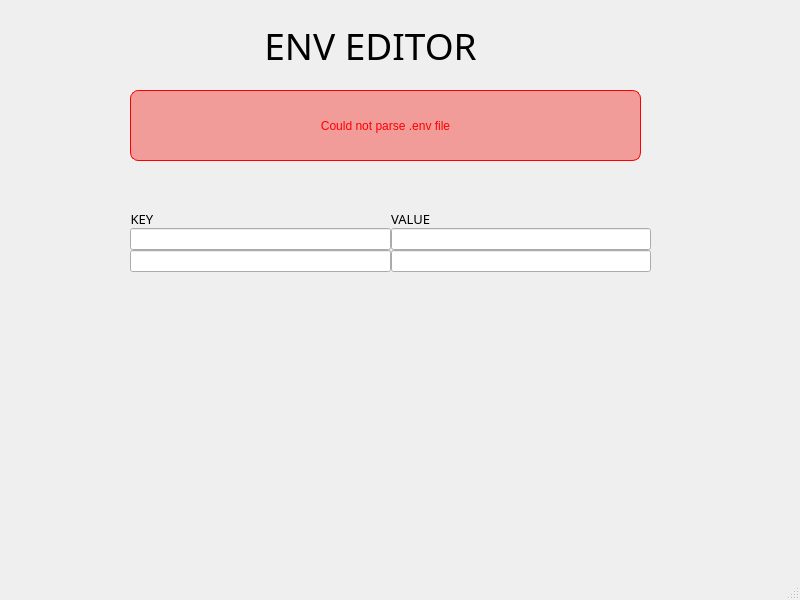
<?xml version="1.0" encoding="UTF-8"?>
<ui version="4.0">
 <class>MainWindow</class>
 <widget class="QMainWindow" name="MainWindow">
  <property name="geometry">
   <rect>
    <x>0</x>
    <y>0</y>
    <width>800</width>
    <height>600</height>
   </rect>
  </property>
  <property name="sizePolicy">
   <sizepolicy hsizetype="Preferred" vsizetype="Fixed">
    <horstretch>0</horstretch>
    <verstretch>0</verstretch>
   </sizepolicy>
  </property>
  <property name="windowTitle">
   <string>MainWindow</string>
  </property>
  <property name="layoutDirection">
   <enum>Qt::LeftToRight</enum>
  </property>
  <widget class="QWidget" name="centralwidget">
   <widget class="QLabel" name="Message">
    <property name="geometry">
     <rect>
      <x>130</x>
      <y>90</y>
      <width>511</width>
      <height>71</height>
     </rect>
    </property>
    <property name="styleSheet">
     <string notr="true">color: red;
border: 1px solid red;
border-radius: 8px;
background-color: rgba(245, 72, 66, 0.5);</string>
    </property>
    <property name="text">
     <string>Could not parse .env file</string>
    </property>
    <property name="alignment">
     <set>Qt::AlignCenter</set>
    </property>
   </widget>
   <widget class="QLabel" name="title">
    <property name="geometry">
     <rect>
      <x>250</x>
      <y>10</y>
      <width>241</width>
      <height>71</height>
     </rect>
    </property>
    <property name="font">
     <font>
      <family>Montserrat ExtraLight</family>
      <pointsize>28</pointsize>
     </font>
    </property>
    <property name="text">
     <string>ENV EDITOR</string>
    </property>
    <property name="alignment">
     <set>Qt::AlignCenter</set>
    </property>
   </widget>
   <widget class="QWidget" name="gridLayoutWidget">
    <property name="geometry">
     <rect>
      <x>130</x>
      <y>210</y>
      <width>521</width>
      <height>131</height>
     </rect>
    </property>
    <layout class="QGridLayout" name="gridLayout">
     <property name="sizeConstraint">
      <enum>QLayout::SetMinAndMaxSize</enum>
     </property>
     <property name="spacing">
      <number>0</number>
     </property>
     <item row="2" column="1">
      <widget class="QLineEdit" name="lineEdit_3">
       <property name="sizePolicy">
        <sizepolicy hsizetype="Expanding" vsizetype="Fixed">
         <horstretch>0</horstretch>
         <verstretch>0</verstretch>
        </sizepolicy>
       </property>
      </widget>
     </item>
     <item row="1" column="0">
      <widget class="QLineEdit" name="lineEdit_5">
       <property name="sizePolicy">
        <sizepolicy hsizetype="Expanding" vsizetype="Fixed">
         <horstretch>0</horstretch>
         <verstretch>0</verstretch>
        </sizepolicy>
       </property>
       <property name="styleSheet">
        <string notr="true"/>
       </property>
      </widget>
     </item>
     <item row="1" column="1">
      <widget class="QLineEdit" name="lineEdit_2">
       <property name="sizePolicy">
        <sizepolicy hsizetype="Expanding" vsizetype="Fixed">
         <horstretch>0</horstretch>
         <verstretch>0</verstretch>
        </sizepolicy>
       </property>
       <property name="sizeIncrement">
        <size>
         <width>0</width>
         <height>0</height>
        </size>
       </property>
       <property name="styleSheet">
        <string notr="true"/>
       </property>
      </widget>
     </item>
     <item row="2" column="0">
      <widget class="QLineEdit" name="lineEdit_4">
       <property name="sizePolicy">
        <sizepolicy hsizetype="Expanding" vsizetype="Fixed">
         <horstretch>0</horstretch>
         <verstretch>0</verstretch>
        </sizepolicy>
       </property>
       <property name="styleSheet">
        <string notr="true"/>
       </property>
      </widget>
     </item>
     <item row="0" column="0">
      <widget class="QLabel" name="label">
       <property name="sizePolicy">
        <sizepolicy hsizetype="Fixed" vsizetype="Fixed">
         <horstretch>0</horstretch>
         <verstretch>0</verstretch>
        </sizepolicy>
       </property>
       <property name="font">
        <font>
         <family>Montserrat Light</family>
         <pointsize>10</pointsize>
        </font>
       </property>
       <property name="text">
        <string>KEY</string>
       </property>
       <property name="alignment">
        <set>Qt::AlignCenter</set>
       </property>
      </widget>
     </item>
     <item row="0" column="1">
      <widget class="QLabel" name="label_2">
       <property name="font">
        <font>
         <family>Montserrat Light</family>
         <pointsize>10</pointsize>
        </font>
       </property>
       <property name="text">
        <string>VALUE</string>
       </property>
      </widget>
     </item>
    </layout>
   </widget>
  </widget>
  <widget class="QMenuBar" name="menubar">
   <property name="geometry">
    <rect>
     <x>0</x>
     <y>0</y>
     <width>800</width>
     <height>18</height>
    </rect>
   </property>
  </widget>
  <widget class="QStatusBar" name="statusbar"/>
 </widget>
 <resources/>
 <connections/>
</ui>
